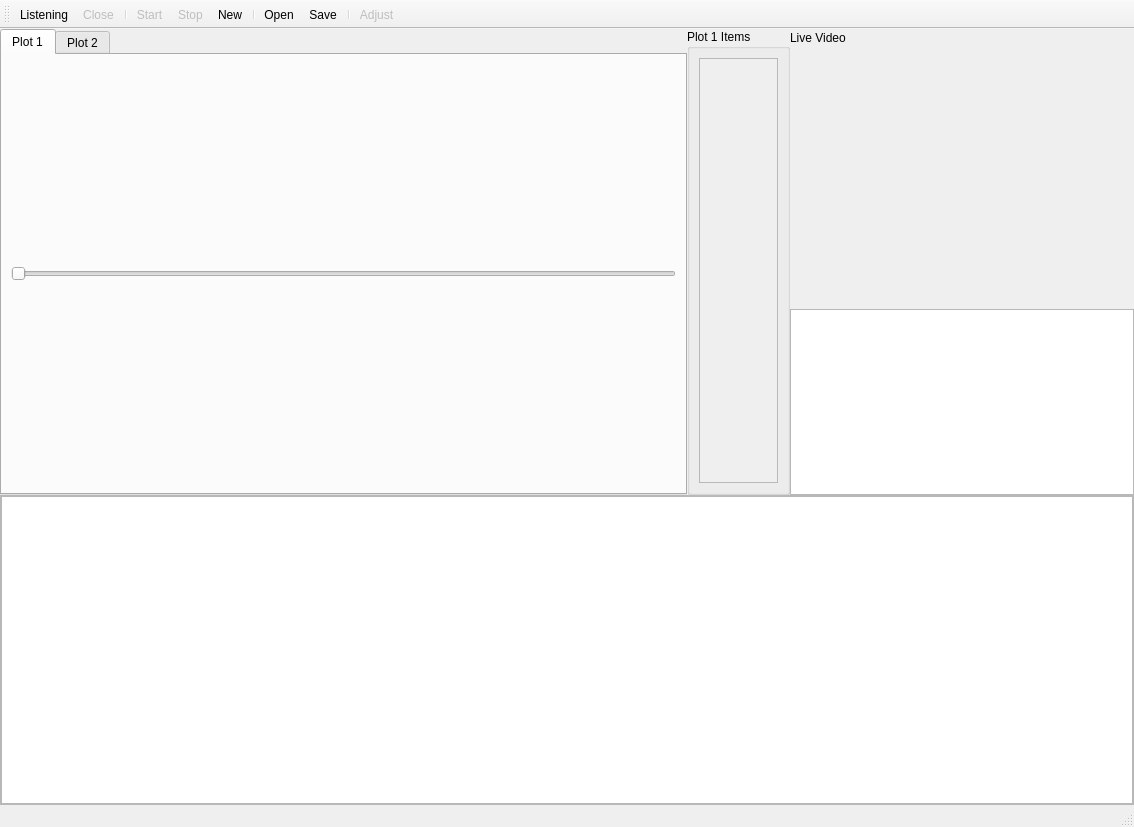
<?xml version="1.0" encoding="UTF-8"?>
<ui version="4.0">
 <class>MainWindow</class>
 <widget class="QMainWindow" name="MainWindow">
  <property name="geometry">
   <rect>
    <x>0</x>
    <y>0</y>
    <width>1134</width>
    <height>827</height>
   </rect>
  </property>
  <property name="windowTitle">
   <string>Monitor</string>
  </property>
  <property name="windowIcon">
   <iconset resource="rss.qrc">
    <normaloff>:/icon/image/music.png</normaloff>:/icon/image/music.png</iconset>
  </property>
  <widget class="QWidget" name="centralwidget">
   <layout class="QHBoxLayout" name="horizontalLayout_2">
    <property name="spacing">
     <number>0</number>
    </property>
    <property name="leftMargin">
     <number>0</number>
    </property>
    <property name="topMargin">
     <number>0</number>
    </property>
    <property name="rightMargin">
     <number>0</number>
    </property>
    <property name="bottomMargin">
     <number>0</number>
    </property>
    <item>
     <layout class="QVBoxLayout" name="verticalLayout" stretch="3,2">
      <property name="sizeConstraint">
       <enum>QLayout::SetMaximumSize</enum>
      </property>
      <item>
       <layout class="QHBoxLayout" name="horizontalLayout" stretch="20,3,10">
        <item>
         <widget class="QTabWidget" name="tabWidget">
          <property name="currentIndex">
           <number>0</number>
          </property>
          <widget class="QWidget" name="plot_1">
           <attribute name="title">
            <string>Plot 1</string>
           </attribute>
           <layout class="QVBoxLayout" name="verticalLayout_2">
            <item>
             <layout class="QHBoxLayout" name="plot_1_canvas"/>
            </item>
            <item>
             <widget class="QSlider" name="Slider_1">
              <property name="orientation">
               <enum>Qt::Horizontal</enum>
              </property>
             </widget>
            </item>
           </layout>
          </widget>
          <widget class="QWidget" name="plot_2">
           <attribute name="title">
            <string>Plot 2</string>
           </attribute>
           <layout class="QVBoxLayout" name="verticalLayout_4">
            <item>
             <layout class="QHBoxLayout" name="plot_2_canvas"/>
            </item>
            <item>
             <widget class="QSlider" name="Slider_2">
              <property name="orientation">
               <enum>Qt::Horizontal</enum>
              </property>
             </widget>
            </item>
           </layout>
          </widget>
         </widget>
        </item>
        <item>
         <widget class="QGroupBox" name="groupBox">
          <property name="title">
           <string>Plot 1 Items</string>
          </property>
          <layout class="QVBoxLayout" name="verticalLayout_6">
           <item>
            <widget class="QScrollArea" name="scrollArea_2">
             <property name="horizontalScrollBarPolicy">
              <enum>Qt::ScrollBarAlwaysOff</enum>
             </property>
             <property name="widgetResizable">
              <bool>true</bool>
             </property>
             <widget class="QWidget" name="scrollAreaWidgetContents_2">
              <property name="geometry">
               <rect>
                <x>0</x>
                <y>0</y>
                <width>79</width>
                <height>421</height>
               </rect>
              </property>
             </widget>
            </widget>
           </item>
          </layout>
         </widget>
        </item>
        <item>
         <layout class="QVBoxLayout" name="verticalLayout_3" stretch="3,2">
          <item>
           <layout class="QVBoxLayout" name="verticalLayout_5" stretch="1,15">
            <item>
             <widget class="QLabel" name="label">
              <property name="text">
               <string>Live Video</string>
              </property>
             </widget>
            </item>
            <item>
             <layout class="QHBoxLayout" name="video"/>
            </item>
           </layout>
          </item>
          <item>
           <layout class="QVBoxLayout" name="setting">
            <item>
             <widget class="QPlainTextEdit" name="plainTextEdit"/>
            </item>
           </layout>
          </item>
         </layout>
        </item>
       </layout>
      </item>
      <item>
       <widget class="QScrollArea" name="scrollArea">
        <property name="widgetResizable">
         <bool>true</bool>
        </property>
        <widget class="QWidget" name="scrollAreaWidgetContents">
         <property name="geometry">
          <rect>
           <x>0</x>
           <y>0</y>
           <width>1130</width>
           <height>304</height>
          </rect>
         </property>
         <property name="sizePolicy">
          <sizepolicy hsizetype="Preferred" vsizetype="Preferred">
           <horstretch>0</horstretch>
           <verstretch>0</verstretch>
          </sizepolicy>
         </property>
         <layout class="QHBoxLayout" name="horizontalLayout_3">
          <property name="spacing">
           <number>0</number>
          </property>
          <property name="leftMargin">
           <number>0</number>
          </property>
          <property name="topMargin">
           <number>0</number>
          </property>
          <property name="rightMargin">
           <number>0</number>
          </property>
          <property name="bottomMargin">
           <number>0</number>
          </property>
          <item>
           <widget class="QTableView" name="tableView">
            <property name="sizePolicy">
             <sizepolicy hsizetype="Preferred" vsizetype="Preferred">
              <horstretch>0</horstretch>
              <verstretch>0</verstretch>
             </sizepolicy>
            </property>
            <property name="verticalScrollBarPolicy">
             <enum>Qt::ScrollBarAsNeeded</enum>
            </property>
            <property name="horizontalScrollBarPolicy">
             <enum>Qt::ScrollBarAsNeeded</enum>
            </property>
            <property name="sizeAdjustPolicy">
             <enum>QAbstractScrollArea::AdjustToContents</enum>
            </property>
            <property name="autoScroll">
             <bool>true</bool>
            </property>
           </widget>
          </item>
         </layout>
        </widget>
       </widget>
      </item>
     </layout>
    </item>
   </layout>
  </widget>
  <widget class="QStatusBar" name="statusbar">
   <property name="cursor">
    <cursorShape>ArrowCursor</cursorShape>
   </property>
  </widget>
  <widget class="QToolBar" name="toolBar">
   <property name="enabled">
    <bool>true</bool>
   </property>
   <property name="windowTitle">
    <string>toolBar</string>
   </property>
   <attribute name="toolBarArea">
    <enum>TopToolBarArea</enum>
   </attribute>
   <attribute name="toolBarBreak">
    <bool>false</bool>
   </attribute>
   <addaction name="actionListening"/>
   <addaction name="actionClose"/>
   <addaction name="separator"/>
   <addaction name="actionStart"/>
   <addaction name="actionStop"/>
   <addaction name="actionNew"/>
   <addaction name="separator"/>
   <addaction name="actionOpen"/>
   <addaction name="actionSave"/>
   <addaction name="separator"/>
   <addaction name="actionAdjust"/>
  </widget>
  <action name="actionStart">
   <property name="enabled">
    <bool>false</bool>
   </property>
   <property name="icon">
    <iconset resource="rss.qrc">
     <normaloff>:/icon/image/play.png</normaloff>:/icon/image/play.png</iconset>
   </property>
   <property name="text">
    <string>Start</string>
   </property>
   <property name="toolTip">
    <string>Enable your robot.</string>
   </property>
   <property name="shortcut">
    <string>Ctrl+S</string>
   </property>
  </action>
  <action name="actionStop">
   <property name="enabled">
    <bool>false</bool>
   </property>
   <property name="icon">
    <iconset resource="rss.qrc">
     <normaloff>:/icon/image/stop.png</normaloff>:/icon/image/stop.png</iconset>
   </property>
   <property name="text">
    <string>Stop</string>
   </property>
   <property name="toolTip">
    <string>Disable my robot.</string>
   </property>
   <property name="shortcut">
    <string>Ctrl+S</string>
   </property>
  </action>
  <action name="actionListening">
   <property name="icon">
    <iconset resource="rss.qrc">
     <normaloff>:/icon/image/wifi_1.png</normaloff>:/icon/image/wifi_1.png</iconset>
   </property>
   <property name="text">
    <string>Listening</string>
   </property>
   <property name="toolTip">
    <string>Start listening.</string>
   </property>
  </action>
  <action name="actionNew">
   <property name="enabled">
    <bool>true</bool>
   </property>
   <property name="icon">
    <iconset resource="rss.qrc">
     <normaloff>:/icon/image/refresh.png</normaloff>:/icon/image/refresh.png</iconset>
   </property>
   <property name="text">
    <string>New</string>
   </property>
   <property name="toolTip">
    <string>Restart an experiment.</string>
   </property>
  </action>
  <action name="actionClose">
   <property name="enabled">
    <bool>false</bool>
   </property>
   <property name="icon">
    <iconset resource="rss.qrc">
     <normaloff>:/icon/image/wifi_2.png</normaloff>:/icon/image/wifi_2.png</iconset>
   </property>
   <property name="text">
    <string>Close</string>
   </property>
   <property name="toolTip">
    <string>Stop listening</string>
   </property>
  </action>
  <action name="actionOpen">
   <property name="icon">
    <iconset resource="rss.qrc">
     <normaloff>:/icon/image/open.png</normaloff>:/icon/image/open.png</iconset>
   </property>
   <property name="text">
    <string>Open</string>
   </property>
   <property name="toolTip">
    <string>Open a data file.</string>
   </property>
  </action>
  <action name="actionSave">
   <property name="icon">
    <iconset resource="rss.qrc">
     <normaloff>:/icon/image/save.png</normaloff>:/icon/image/save.png</iconset>
   </property>
   <property name="text">
    <string>Save</string>
   </property>
   <property name="toolTip">
    <string>Save current data.</string>
   </property>
  </action>
  <action name="actionTest">
   <property name="text">
    <string>Test</string>
   </property>
  </action>
  <action name="actionAdjust">
   <property name="enabled">
    <bool>false</bool>
   </property>
   <property name="icon">
    <iconset resource="rss.qrc">
     <normaloff>:/icon/image/adjustment.png</normaloff>:/icon/image/adjustment.png</iconset>
   </property>
   <property name="text">
    <string>Adjust</string>
   </property>
   <property name="toolTip">
    <string>Adjust some parameters.</string>
   </property>
  </action>
 </widget>
 <resources>
  <include location="rss.qrc"/>
 </resources>
 <connections/>
</ui>
